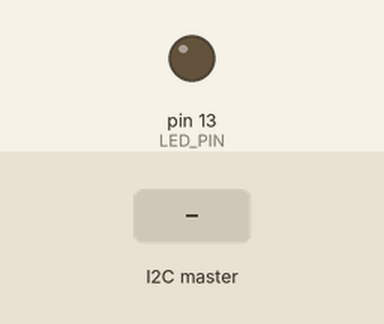
This sketch was run on a simulated Arduino Uno, built with avr-gcc and run on an emulated ATmega328P. Shown: output pins drawn as LEDs (lit = HIGH). The inputs (shaded band) are chosen by the test bench. What the sketch prints to the serial monitor is not drawn.

Above: at 1.2 s.
1.3 s: the I2C master sends the byte 1
At 1.7 s:
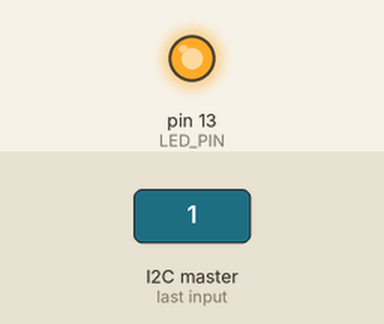
3.3 s: the I2C master sends the byte 0
At 4.5 s:
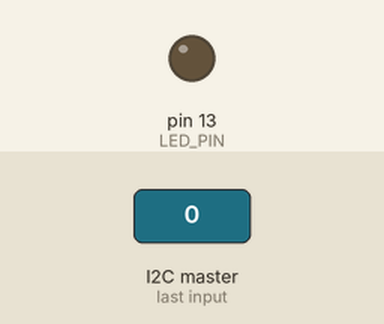
5.3 s: the I2C master sends the byte 2
At 5.6 s:
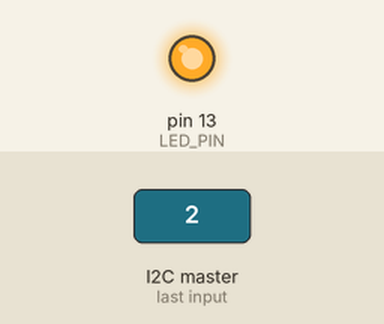
Timing chart, 0 to 8.3 s (numbered marks = the images above; inputs shaded):
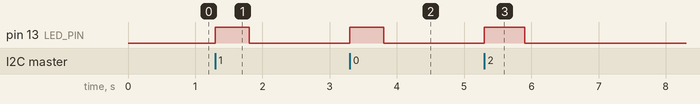

The sketch:

Configuracion_arduino_Esclavo.ino
```cpp
#include <Wire.h>

const int I2C_ADDRESS = 0x44;  // Dirección I2C del esclavo
const int LED_PIN = 13;        // LED integrado (o usa otro pin)
const int BUFFER_SIZE = 32;    // Tamaño del buffer de recepción

byte receivedData[BUFFER_SIZE];
byte dataIndex = 0;
unsigned long lastReceiveTime = 0;
const unsigned long LED_TIMEOUT = 500; // Tiempo para apagar LED después de recibir (ms)

void setup() {
  pinMode(LED_PIN, OUTPUT);
  digitalWrite(LED_PIN, LOW);

  Serial.begin(9600);
  Serial.println("Esclavo I2C con LED indicador");

  Wire.begin(I2C_ADDRESS);
  Wire.onReceive(receiveEvent);

  Serial.print("Esclavo listo en direccion 0x");
  Serial.println(I2C_ADDRESS, HEX);
}

void loop() {
  // Apagar el LED si no hay recepción reciente
  if (millis() - lastReceiveTime > LED_TIMEOUT) {
    digitalWrite(LED_PIN, LOW);
  }

  delay(100); // Hacer más lento el loop principal
}

void receiveEvent(int howMany) {
  // Encender LED al recibir datos
  digitalWrite(LED_PIN, HIGH);
  lastReceiveTime = millis();

  Serial.print("Datos recibidos (");
  Serial.print(howMany);
  Serial.println(" bytes):");

  dataIndex = 0;

  // Leer datos lentamente para apreciar el LED
  while (Wire.available()) {
    if (dataIndex < BUFFER_SIZE) {
      receivedData[dataIndex] = Wire.read();

      // Mostrar dato recibido
      Serial.print("0x");
      if (receivedData[dataIndex] < 0x10) Serial.print("0");
      Serial.print(receivedData[dataIndex], HEX);
      Serial.print(" ");

      dataIndex++;

      delay(100); // Retardo para hacer visible el LED por cada byte
    } else {
      Wire.read(); // Descartar si buffer lleno
    }
  }
  Serial.println(); // Nueva línea después de mostrar todos los bytes

  processReceivedData();
}

void processReceivedData() {
  // Ejemplo: mostrar como cadena
  Serial.print("Mensaje: ");
  for (int i = 0; i < dataIndex; i++) {
    Serial.print((char)receivedData[i]);
  }
  Serial.println("\n---");

  // Aquí puedes añadir tu lógica para procesar los datos
}
```

Measured:
- after the input at 1.3 s, pin 13 (LED_PIN): LOW → HIGH at once, → LOW 0.50 s later
- after the input at 3.3 s, pin 13 (LED_PIN): LOW → HIGH at once, → LOW 0.50 s later
- after the input at 5.3 s, pin 13 (LED_PIN): LOW → HIGH at once, → LOW 0.60 s later
